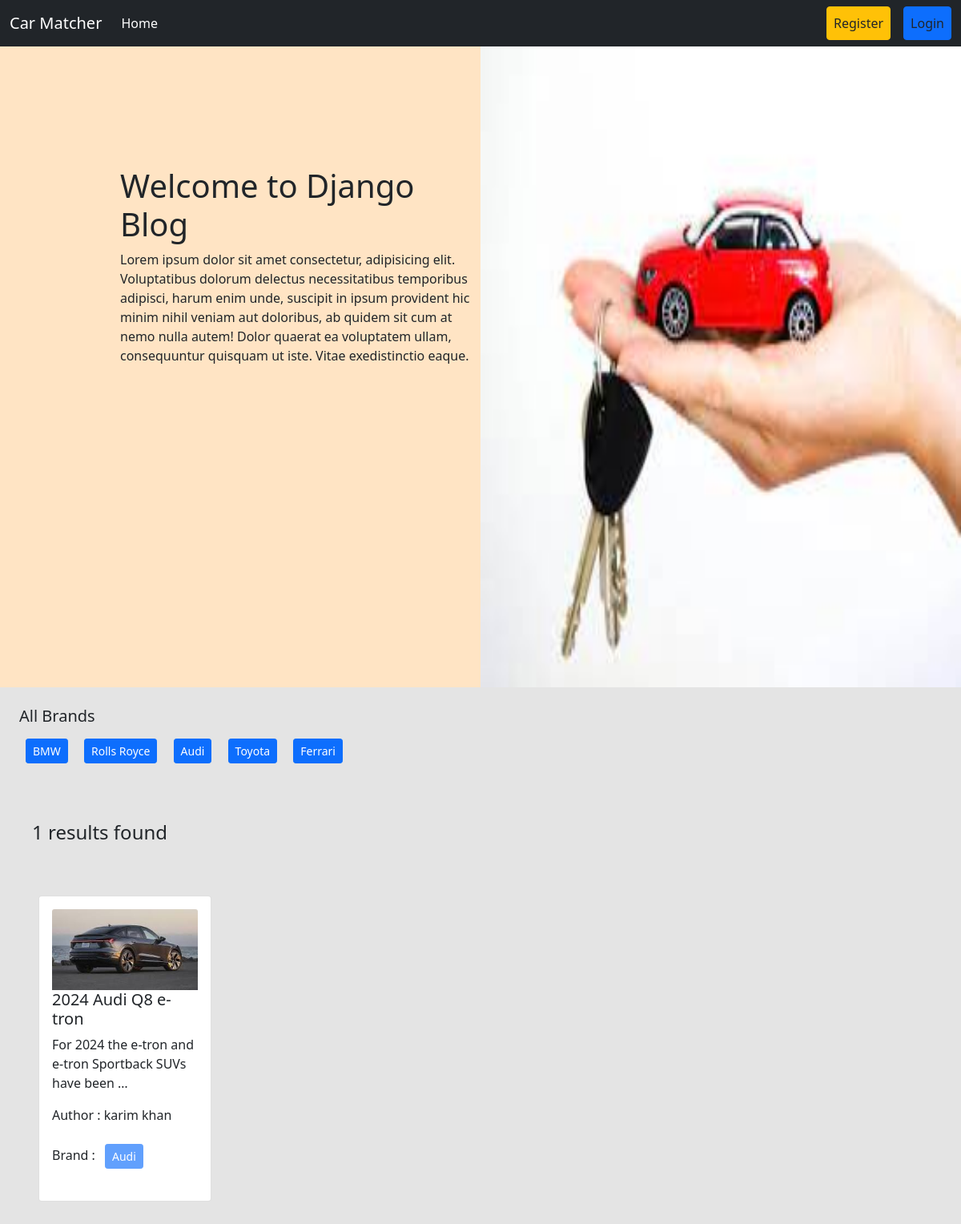
The app's page /brand/audi/ with its own data.
### brand/models.py (models this page shows, shortened)
class Brand(models.Model):
    name = models.CharField(max_length=100)
    slug = models.SlugField(max_length=100,unique=True, null=True, blank=True)

### car/models.py (models this page shows, shortened)
class Car(models.Model):
    name = models.CharField(max_length=50)
    description = models.TextField()
    brand = models.ForeignKey(Brand,on_delete=models.CASCADE)
    price = models.IntegerField()
    author = models.ForeignKey(User, on_delete=models.CASCADE)
    image = models.ImageField(upload_to='car/media/uploads/', blank = True, null = True)
    quantity = models.IntegerField(blank = True, null = True)

### Car_Matcher/views.py (the view)
# urls.py: 2. Add a URL to urlpatterns:  path('', views.home, name='home')
def home(request, brand_slug = None):
    data = Car.objects.all()
    if brand_slug is not None:
        brand = Brand.objects.get(slug = brand_slug)
        data = Car.objects.filter(brand  = brand)
    brand = Brand.objects.all()
    return render(request, 'home.html', {'data' : data, 'brand' : brand})

### templates/home.html
{% extends 'base.html' %}
{% load static %}
{% block content %}
<div id = "body"class="body-part">
        <div class="left-side col-6">
          <div class="inside">
    <h1>Welcome to Django Blog</h1>
    <p>Lorem ipsum dolor sit amet consectetur, adipisicing elit. Voluptatibus dolorum delectus necessitatibus temporibus adipisci, harum enim unde, suscipit in ipsum provident hic minim nihil veniam aut doloribus, ab quidem sit cum at nemo nulla autem! Dolor quaerat ea voluptatem ullam, consequuntur quisquam ut iste. Vitae exedistinctio eaque.</p>
  </div>
    </div>
    <div class="right-side col-6">
            <img class="pic" src="{% static 'images.jpg'%}" alt="side_pic">
        </div>
</div>
<div class="p-4">
  <h5>All Brands</h5>
    {% for cat in brand %}
<a href="{% url 'brand_wise_post' cat.slug %}" class="btn btn-primary btn-sm m-2" class="text-decoration-none text-dark" >{{cat.name}}</a>
 {% endfor %}
</div>
<div class="d-flex flex-wrap p-4">
  <div class="col-10 p-3">
    <h4>{{data | length}} results found</h4>
    <div class="d-flex flex-wrap pt-5">
      {% for car in data %}
      <div class="col-sm-3">
        <div class="card m-2">
          <div class="card-body">
            <img src="{{car.image.url}}" class="card-img-top" alt="...">
            <h5 class="card-title"><a href="{% url 'detail_car' car.id %}" class="text-decoration-none text-dark">{{car.name}}</a></h5>
            <p class="card-text">{{car.description |truncatewords:10}}</p>
            <p>Author : {{car.author.first_name}} {{car.author.last_name}}</p>
            <p>
              Brand :
              <button class="btn btn-primary btn-sm m-2" disabled>
                {{ car.brand.name }}
              </button>
            </p>
          </div>
        </div>
      </div>
      {% endfor %}
    </div>
  </div>
</div>
{% endblock %}

### static/css/style.css (style rules this page uses)
.body-part { display: flex; }
.right-side { justify-content: end; height: 100vh; width:50%; }
.left-side { background-color: bisque; height: 100vh; width:50%; }
.inside { padding-top: 25%; padding-left: 25%; justify-content: center; align-items: center; }
.pic { height: 100%; width: 100%; justify-content: end; }

### records on screen
Brand: name "BMW"
Brand: name "Rolls Royce"
Brand: name "Audi"
Brand: name "Toyota"
Brand: name "Ferrari"
Car: image (picture), name "2024 Audi Q8 e-tron", description "For 2024 the e-tron and e-tron Sportback SUVs have been …", author.first_name "karim", author.last_name "khan", brand.name "Audi"

### other values on screen
{{ data | length }} "1"
